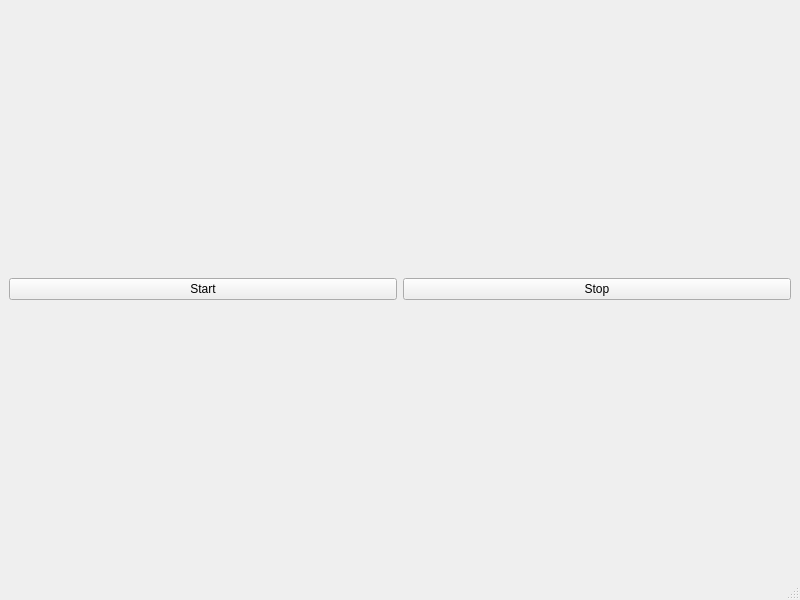
<?xml version="1.0" encoding="UTF-8"?>
<ui version="4.0">
 <class>MainWindow</class>
 <widget class="QMainWindow" name="MainWindow">
  <property name="geometry">
   <rect>
    <x>0</x>
    <y>0</y>
    <width>800</width>
    <height>600</height>
   </rect>
  </property>
  <property name="windowTitle">
   <string>github.com/grizzlei - Qt MJPEG Streamer</string>
  </property>
  <widget class="QWidget" name="centralwidget">
   <layout class="QGridLayout" name="gridLayout_2">
    <item row="1" column="0">
     <widget class="QPushButton" name="pushButton">
      <property name="text">
       <string>Start</string>
      </property>
     </widget>
    </item>
    <item row="0" column="0" colspan="2">
     <layout class="QGridLayout" name="glo_main"/>
    </item>
    <item row="1" column="1">
     <widget class="QPushButton" name="pushButton_2">
      <property name="text">
       <string>Stop</string>
      </property>
     </widget>
    </item>
   </layout>
  </widget>
  <widget class="QMenuBar" name="menubar">
   <property name="geometry">
    <rect>
     <x>0</x>
     <y>0</y>
     <width>800</width>
     <height>22</height>
    </rect>
   </property>
  </widget>
  <widget class="QStatusBar" name="statusbar"/>
 </widget>
 <resources/>
 <connections/>
</ui>
